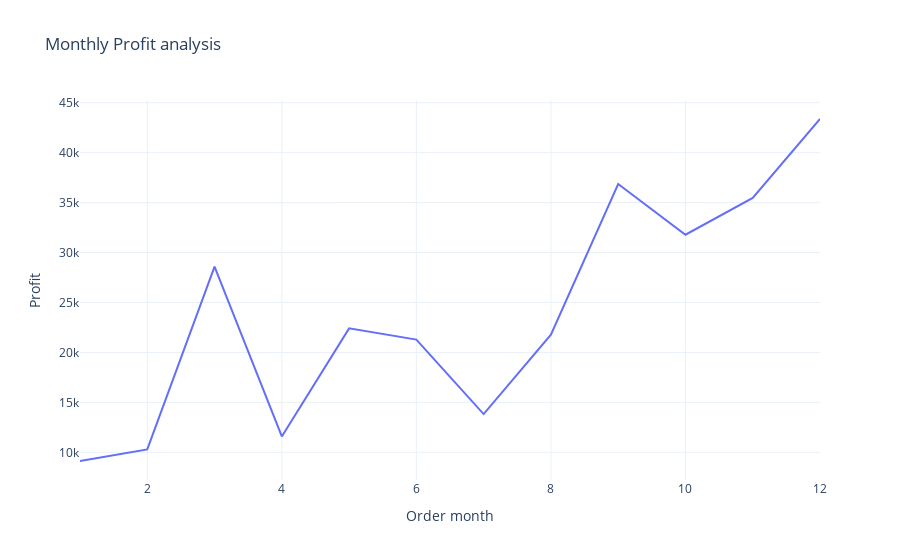

Notebook code cell kept with this figure:
### Code cell
fig = px.line(profit_month, x = 'Order month', y = 'Profit', title=('Monthly Profit analysis'))
fig.show()

### Figure 1 — Plotly figure (JSON) as saved in the notebook; plotly's stock layout.template omitted (floating-point values rounded to 4 significant figures)
{"data": [{"hovertemplate": "Order month=%{x}<br>Profit=%{y}<extra></extra>", "legendgroup": "", "line": {"color": "#636efa", "dash": "solid"}, "marker": {"symbol": "circle"}, "mode": "lines", "name": "", "orientation": "v", "showlegend": false, "type": "scatter", "x": [1, 2, 3, 4, 5, 6, 7, 8, 9, 10, 11, 12], "xaxis": "x", "y": [9134.0, 10290.0, 28590.0, 11590.0, 22410.0, 21290.0, 13830.0, 21780.0, 36860.0, 31780.0, 35470.0, 43370.0], "yaxis": "y"}], "layout": {"autosize": true, "legend": {"tracegroupgap": 0}, "title": {"text": "Monthly Profit analysis"}, "xaxis": {"anchor": "y", "autorange": true, "domain": [0, 1], "range": [1, 12], "title": {"text": "Order month"}, "type": "linear"}, "yaxis": {"anchor": "x", "autorange": true, "domain": [0, 1], "range": [7233.0, 45270.0], "title": {"text": "Profit"}, "type": "linear"}}}
